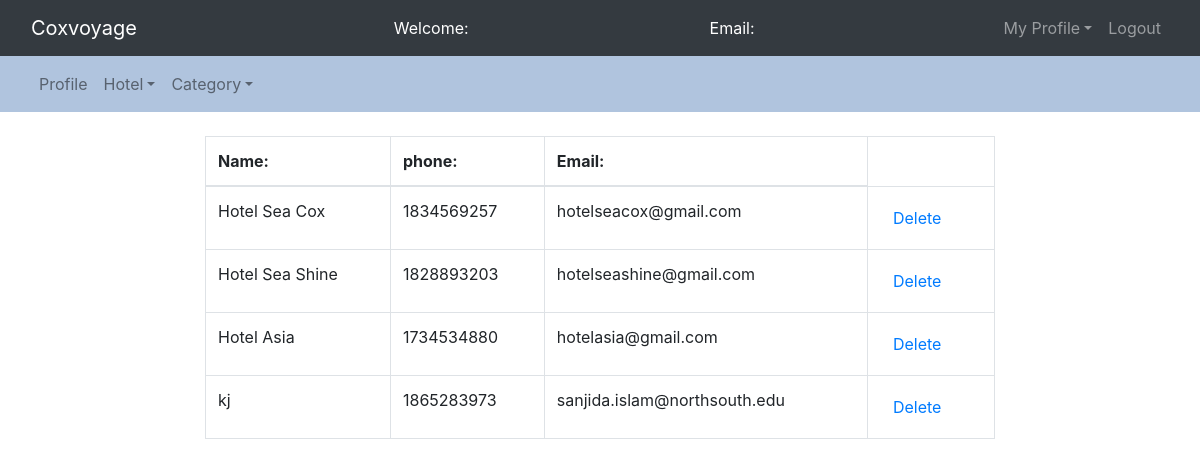
Page /admin/manage_hotel.php on the committed database.
### tables this page shows
CREATE TABLE `hotels` (
  `hotel_id` int(11) NOT NULL,
  `name` varchar(45) NOT NULL,
  `phone` int(11) NOT NULL,
  `email` varchar(45) NOT NULL
);

### admin/manage_hotel.php (the view, shortened to what this page needs)
<!DOCTYPE html>
<html>
<head>
	<link rel="stylesheet" type="text/css" href="../bootstrap-4.4.1/css/bootstrap.min.css">
</head>
<body>
	<nav class="navbar navbar-expand-lg navbar-dark bg-dark">
		<div class="container-fluid">
			<div class="navbar-header">
				<a class="navbar-brand" href="index.php">Coxvoyage</a>
			</div>
			<font style="color: white"><span><weak>Welcome: <?php echo $_SESSION['name'];?></weak></span></font>
			<font style="color: white"><span><weak>Email: <?php echo $_SESSION['email'];?></weak></span></font>
			<ul class="nav navbar-nav navbar-right">
				<li class="nav-item dropdown">
					<a class="nav-link dropdown-toggle" data-toggle="dropdown">My Profile</a>
				</li>
				<li class="nav-item"><a class="nav-link" href="logout.php">Logout</a></li>
			</ul>
		</div>
	</nav>
<nav class="navbar navbar-expand-lg navbar-light" style="background-color: lightsteelblue;">
	<div class="container-fluid">
		<ul class="nav navbar-nav navbar-center">
			<li class="nav-item">
				<a href="admin_dashboard.php" class="nav-link">Profile</a>
			</li>
			<li class="nav-item dropdown">
				<a class="nav-link dropdown-toggle" data-toggle="dropdown">Hotel</a>
			</li>
			<li class="nav-item dropdown">
				<a class="nav-link dropdown-toggle" data-toggle="dropdown">Category</a>
			</li>
		</ul>
	</div>
</nav>
	<div class="row">
		<div class="col-md-2"></div>
		<div class="col-md-8">
			<br>
			<table class="table table-bordered table-hover">
				<thead>
					<tr>
                   	<th>Name:</th>
                   	<th>phone:</th>
					<th>Email:</th>
					</tr>
				</thead>
							<?php
					$connection = mysqli_connect("127.0.0.1:3325","root","");
					$query = "select * from hotels";
					$query_run = mysqli_query($connection,$query);
					while($row = mysqli_fetch_assoc($query_run)){
						?>
						<tr>
							<td><?php echo $row['name'];?></td>
							<td><?php echo $row['phone'];?></td>
							<td><?php echo $row['email'];?></td>
							<td>
								<button class="btn" name=""><a href="delete_hotel.php?bn=<?php echo $row['hotel_id'];?>">Delete</a></button>
							</td>
						</tr>
						<?php
					}
				?>
			</table>
		</div>
		<div class="col-md-2"></div>
	</div>
</body>
</html>

### rows in the picture
hotels: name "Hotel Sea Cox", phone "1834569257", email "hotelseacox@gmail.com"
hotels: name "Hotel Sea Shine", phone "1828893203", email "hotelseashine@gmail.com"
hotels: name "Hotel Asia", phone "1734534880", email "hotelasia@gmail.com"
hotels: name "kj", phone "1865283973", email "sanjida.islam@northsouth.edu"
